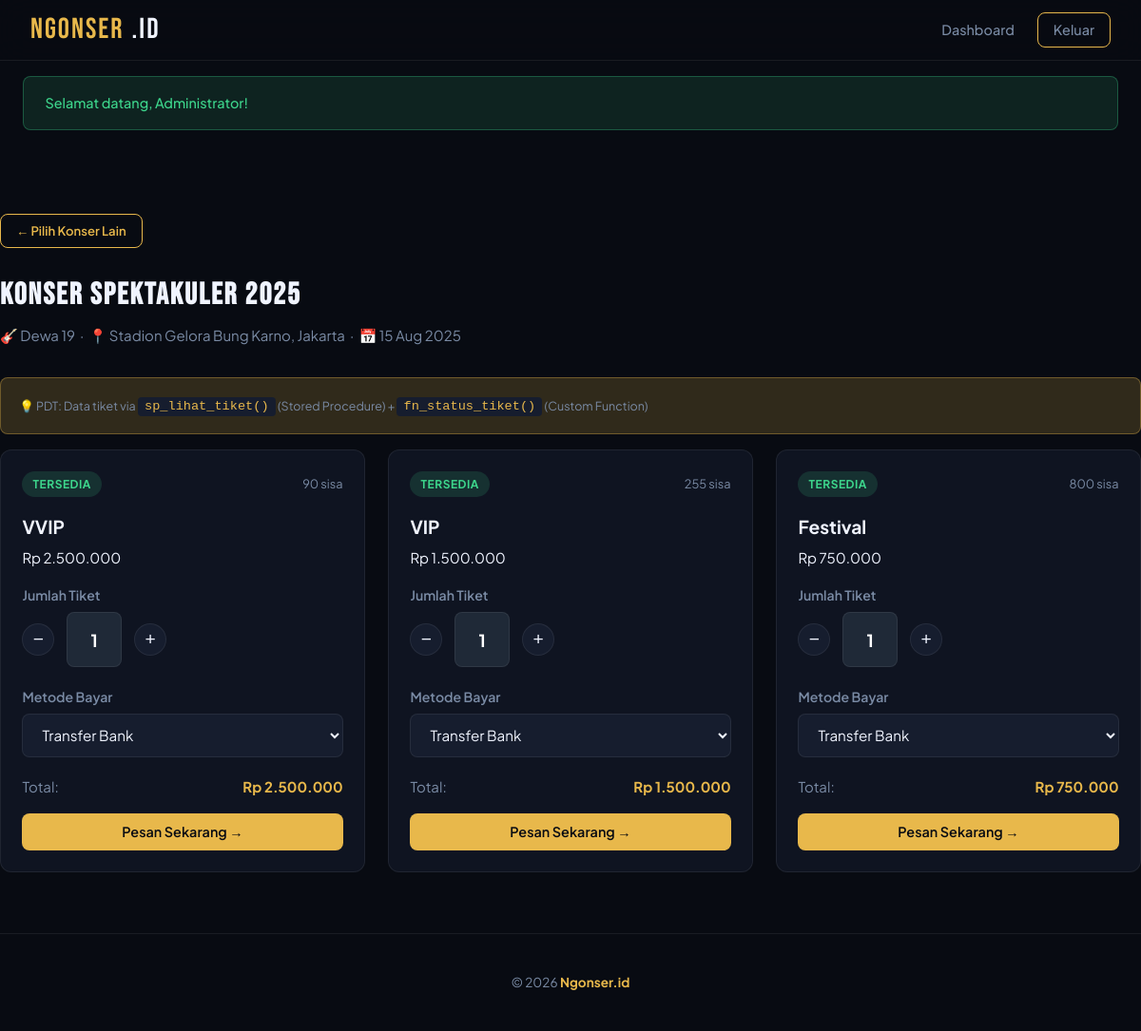
Page /booking.php?konser=1 (signed in) on the committed database.
### tables this page shows
CREATE TABLE `konser` (
  `id` int NOT NULL AUTO_INCREMENT,
  `nama_konser` varchar(150) NOT NULL,
  `artis` varchar(100) NOT NULL,
  `venue` varchar(200) NOT NULL,
  `kota` varchar(100) NOT NULL,
  `tanggal_konser` date NOT NULL,
  `jam_mulai` time NOT NULL,
  `deskripsi` text,
  `poster` varchar(255) DEFAULT 'default.jpg',
  `status` enum('upcoming','ongoing','selesai','batal') DEFAULT 'upcoming',
  `created_at` datetime DEFAULT CURRENT_TIMESTAMP,
  PRIMARY KEY (`id`)
);

CREATE TABLE `tiket` (
  `id` int NOT NULL AUTO_INCREMENT,
  `konser_id` int NOT NULL,
  `kategori` varchar(100) NOT NULL,
  `harga` decimal(12,2) NOT NULL,
  `kuota` int NOT NULL DEFAULT '0',
  `terjual` int NOT NULL DEFAULT '0',
  `keterangan` text,
  PRIMARY KEY (`id`),
  KEY `konser_id` (`konser_id`),
  CONSTRAINT `tiket_ibfk_1` FOREIGN KEY (`konser_id`) REFERENCES `konser` (`id`) ON DELETE CASCADE
);

### config/database.php (called while the page is built, shortened)
<?php
function e(string $str): string {
    return htmlspecialchars($str, ENT_QUOTES, 'UTF-8');
}
function getFlash(): ?array {
    if (isset($_SESSION['flash'])) {
        $flash = $_SESSION['flash'];
        return $flash;
    }
    return null;
}

### booking.php (the view, shortened to what this page needs)
<?php
require_once __DIR__ . '/config/database.php';
$db     = getDB();
$viewBayar = null;
$konserData = null;
$tiketList  = [];
if (isset($_GET['konser'])) {
    $konserID = (int)$_GET['konser'];
    $stmt = $db->prepare("SELECT * FROM konser WHERE id = ? LIMIT 1");
    $stmt->bind_param('i', $konserID);
    $stmt->execute();
    $konserData = $stmt->get_result()->fetch_assoc();
    $result = $db->query("CALL sp_lihat_tiket($konserID)");
    $tiketList = ($result instanceof mysqli_result) ? $result->fetch_all(MYSQLI_ASSOC) : [];
}
$flash = getFlash();
?>
<!DOCTYPE html>
<html lang="id">
<head>
  <link rel="stylesheet" href="<?= APP_URL ?>/assets/css/style.css">
</head>
<body>
<nav class="navbar">
  <a class="navbar-brand" href="<?= APP_URL ?>/index.php">NGONSER<span>.ID</span></a>
  <div class="nav-links">
    <a href="<?= APP_URL ?>/dashboard.php">Dashboard</a>
    <a href="<?= APP_URL ?>/logout.php" class="btn btn-outline btn-sm">Keluar</a>
  </div>
</nav>
<?php if ($flash): ?>
<div class="container" style="padding-top:1rem;">
  <div class="flash flash-<?= e($flash['type']) ?>"><?= $flash['msg'] ?></div>
</div>
<?php endif; ?>
<div class="container section">
  <?php if ($viewBayar): ?>
  <div style="max-width:560px;margin:0 auto;">
    <h1 class="page-title">KONFIRMASI BAYAR</h1>
    <p class="page-subtitle">Selesaikan pembayaranmu sekarang!</p>
    <div class="card">
      <div class="card-body">
        <div class="highlight-box">
          <div style="font-size:.8rem;color:var(--text-muted);">Kode Transaksi</div>
          <code style="font-size:1.1rem;"><?= e($viewBayar['kode_transaksi']) ?></code>
        </div>
        <div class="divider"></div>
        <table style="border:none;width:100%">
          <tr><td class="text-muted" style="border:none;padding:.4rem 0">Konser</td><td style="border:none;padding:.4rem 0;font-weight:600"><?= e($viewBayar['nama_konser']) ?></td></tr>
          <tr><td class="text-muted" style="border:none;padding:.4rem 0">Artis</td><td style="border:none;padding:.4rem 0"><?= e($viewBayar['artis']) ?></td></tr>
          <tr><td class="text-muted" style="border:none;padding:.4rem 0">Tanggal</td><td style="border:none;padding:.4rem 0"><?= date('d M Y', strtotime($viewBayar['tanggal_konser'])) ?></td></tr>
          <tr><td class="text-muted" style="border:none;padding:.4rem 0">Venue</td><td style="border:none;padding:.4rem 0"><?= e($viewBayar['venue']) ?></td></tr>
          <tr><td class="text-muted" style="border:none;padding:.4rem 0">Kategori</td><td style="border:none;padding:.4rem 0"><?= e($viewBayar['kategori']) ?></td></tr>
          <tr><td class="text-muted" style="border:none;padding:.4rem 0">Jumlah</td><td style="border:none;padding:.4rem 0"><?= $viewBayar['jumlah_tiket'] ?> tiket</td></tr>
          <tr><td class="text-muted" style="border:none;padding:.4rem 0">Metode</td><td style="border:none;padding:.4rem 0"><?= e($viewBayar['metode_bayar']) ?></td></tr>
          <tr><td class="text-muted" style="border:none;padding:.4rem 0">Status</td><td style="border:none;padding:.4rem 0"><?= slugStatus($viewBayar['status']) ?></td></tr>
        </table>
        <div class="divider"></div>
        <div class="d-flex justify-between align-center">
          <span class="text-muted">Total Pembayaran</span>
          <span class="stat-value" style="font-size:1.6rem;"><?= formatRupiah($viewBayar['total_harga']) ?></span>
        </div>
        <?php if ($viewBayar['status'] === 'pending'): ?>
        <div class="mt-3">
          <p class="text-muted mb-2" style="font-size:.85rem;">
            Simulasi: Klik tombol di bawah untuk mengkonfirmasi pembayaran.<br>
            <em>Trigger <code>trg_after_update_transaksi</code> akan otomatis memotong stok tiket.</em>
          </p>
          <form method="POST">
            <input type="hidden" name="action"   value="bayar">
            <input type="hidden" name="kode_trx" value="<?= e($viewBayar['kode_transaksi']) ?>">
            <button type="submit" class="btn btn-success btn-block">✅ Konfirmasi Pembayaran</button>
          </form>
        </div>
        <?php else: ?>
          <div class="flash flash-success mt-3">✅ Pembayaran sudah dikonfirmasi!</div>
        <?php endif; ?>
      </div>
    </div>
    <a href="<?= APP_URL ?>/dashboard.php" class="btn btn-outline mt-3">← Kembali ke Dashboard</a>
  </div>
  <?php elseif ($konserData && !empty($tiketList)): ?>
  <a href="<?= APP_URL ?>/booking.php" class="btn btn-outline btn-sm mb-3">← Pilih Konser Lain</a>
  <h1 class="page-title"><?= e($konserData['nama_konser']) ?></h1>
  <p class="page-subtitle">
    🎸 <?= e($konserData['artis']) ?> &nbsp;·&nbsp;
    📍 <?= e($konserData['venue']) ?>, <?= e($konserData['kota']) ?> &nbsp;·&nbsp;
    📅 <?= date('d M Y', strtotime($konserData['tanggal_konser'])) ?>
  </p>
  <div class="highlight-box mb-4">
    <small class="text-muted">💡 PDT: Data tiket via <code>sp_lihat_tiket()</code> (Stored Procedure) + <code>fn_status_tiket()</code> (Custom Function)</small>
  </div>
  <div class="grid-3">
    <?php foreach ($tiketList as $t): ?>
    <div class="card">
      <div class="card-body">
        <div class="d-flex justify-between align-center mb-2">
          <span class="badge <?= $t['ketersediaan']==='HABIS'?'badge-danger':($t['ketersediaan']==='HAMPIR HABIS'?'badge-warning':'badge-success') ?>">
            <?= e($t['ketersediaan']) ?>
          </span>
          <span class="text-muted" style="font-size:.8rem;"><?= $t['sisa'] ?> sisa</span>
        </div>
        <h3 style="font-size:1.2rem;margin-bottom:.3rem;"><?= e($t['kategori']) ?></h3>
        <div class="price" style="margin-bottom:1rem;"><?= e($t['harga_format']) ?></div>
        <?php
        $sisa = (int)($t['sisa'] ?? 0);
        $hargaRaw = (float)($t['harga'] ?? 0);
if ($hargaRaw <= 0 && isset($t['harga_format'])) {
    $hargaRaw = (float) str_replace(['Rp', '.', ',', ' '], '', $t['harga_format']);
}
        ?>
        <?php if ($sisa > 0): ?>
        <form method="POST" data-harga="<?= $hargaRaw ?>">
          <div class="form-group">
            <label class="form-label">Jumlah Tiket</label>
            <div class="ticket-counter">
  <button type="button" class="btn-minus">−</button>
  <input
  type="text"
  name="jumlah"
  value="1"
  min="1"
  max="<?= min($sisa,5) ?>"
  class="form-control"
  readonly
  style="color:#ffffff !important; background:#1f2937 !important; text-align:center !important; font-size:18px !important; font-weight:700 !important; width:58px !important; height:58px !important;"
>
  <button type="button" class="btn-plus">+</button>
</div>
          </div>
          <div class="form-group">
            <label class="form-label">Metode Bayar</label>
            <select name="metode" class="form-control">
              <option value="transfer_bank">Transfer Bank</option>
            </select>
          </div>
          <div class="d-flex justify-between align-center mb-2">
            <span class="text-muted">Total:</span>
            <strong id="total-harga" class="text-accent"><?= formatRupiah($hargaRaw) ?></strong>
          </div>
          <button type="submit" class="btn btn-primary btn-block">Pesan Sekarang →</button>
        </form>
        <?php else: ?>
          <button class="btn btn-sm btn-block" disabled style="opacity:.5;background:var(--bg-elevated);color:var(--text-muted);">Tiket Habis</button>
        <?php endif; ?>
      </div>
    </div>
    <?php endforeach; ?>
  </div>
  <?php endif; ?>
</div>
<footer>
  <p>© <?= date('Y') ?> <strong><?= APP_NAME ?></strong></p>
</footer>
</body>
</html>

### rows in the picture
konser: nama_konser "Konser Spektakuler 2025", artis "Dewa 19", venue "Stadion Gelora Bung Karno", kota "Jakarta", tanggal_konser "15 Aug 2025"
tiket: ketersediaan "TERSEDIA", sisa "90", kategori "VVIP", harga_format "Rp 2.500.000"
tiket: ketersediaan "TERSEDIA", sisa "255", kategori "VIP", harga_format "Rp 1.500.000"
tiket: ketersediaan "TERSEDIA", sisa "800", kategori "Festival", harga_format "Rp 750.000"

### other values in the picture
$flash['msg'] "Selamat datang, Administrator!"
APP_NAME "Ngonser.id"
